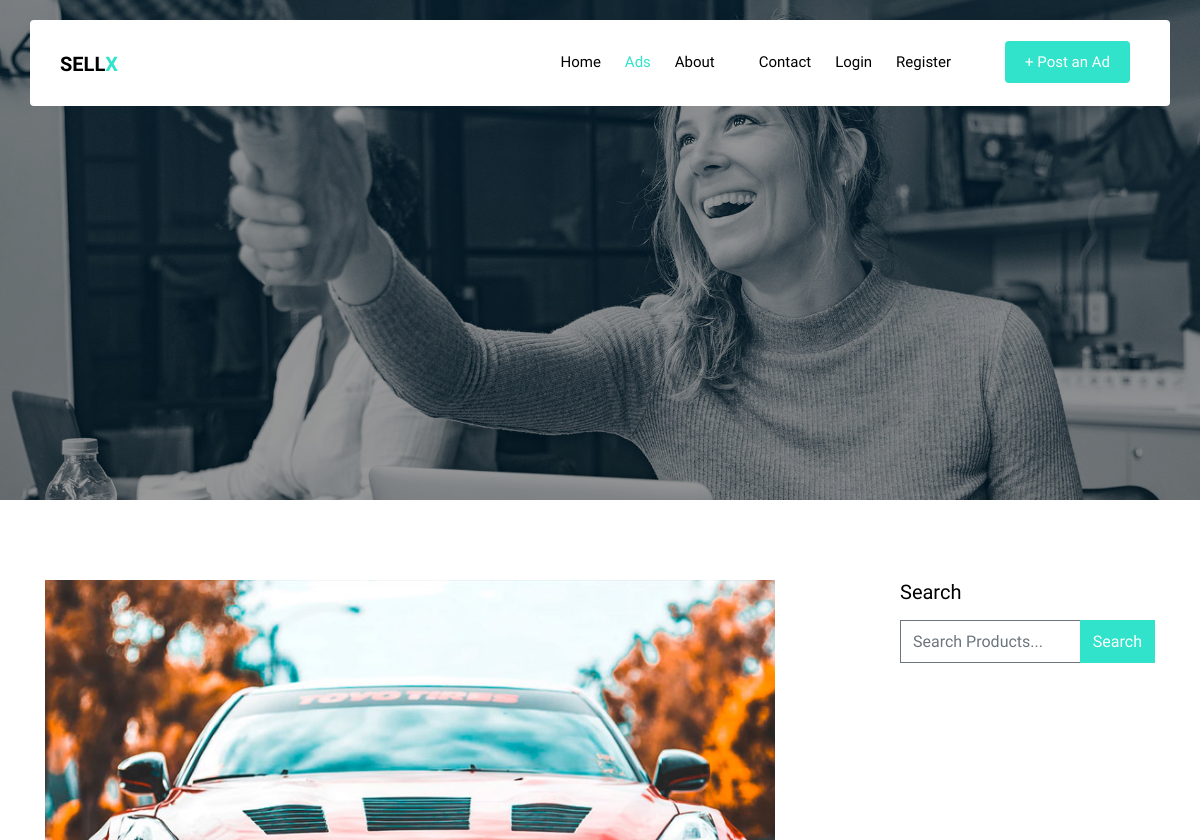
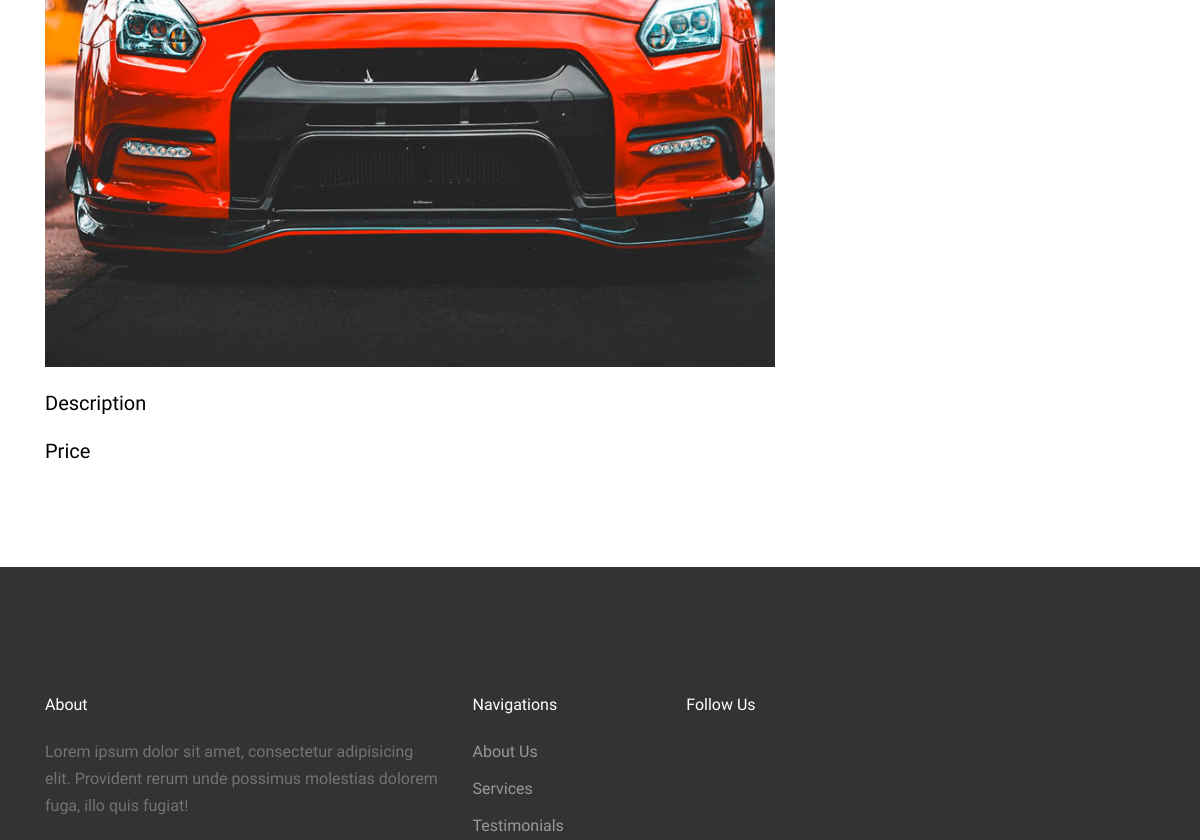
The app's page /singlelist/2 (upper part), older data (2 pictures, top to bottom).
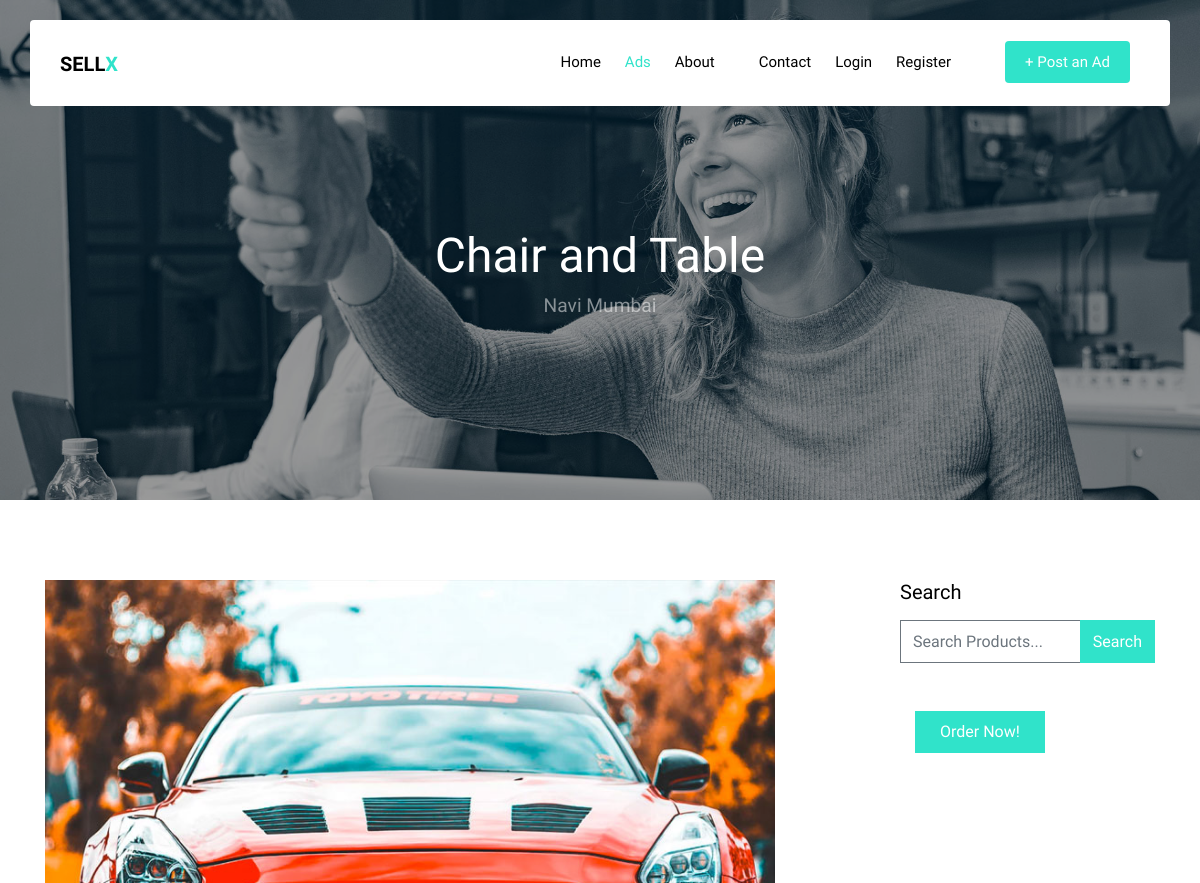
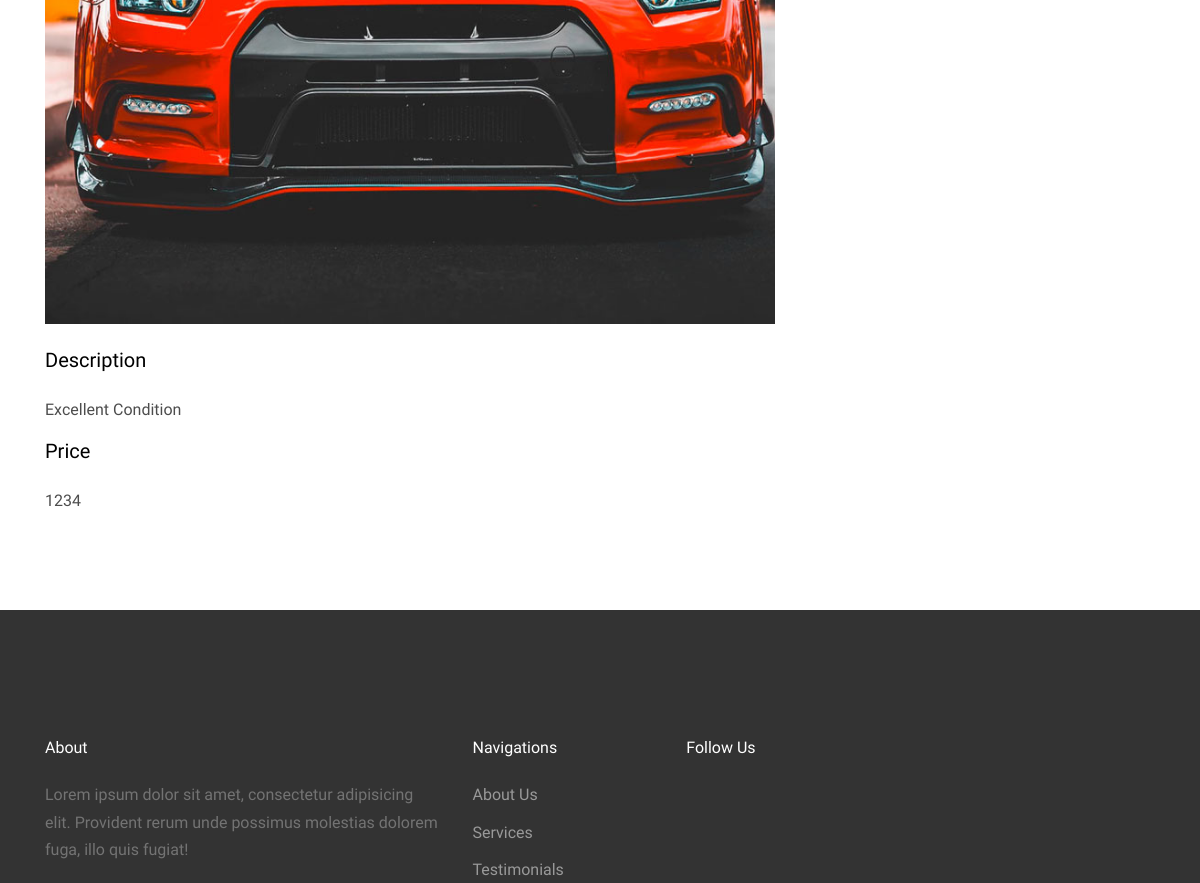
The same page, newer data (2 pictures, top to bottom).
### app.py (models this page shows, shortened)
class NewPost(UserMixin,db.Model):
    id = db.Column(db.Integer,primary_key = True)
    description = db.Column(db.String(1000))
    tag = db.Column(db.String(30))
    sub_tag = db.Column(db.String(40))
    price = db.Column(db.Integer)
    user_id = db.Column(db.Integer, db.ForeignKey('user.id'), nullable=False)
    img = db.Column(db.String(200), nullable = False)
    loc = db.Column(db.String(20))
    status = db.Column(db.String(15))

### app.py (the view, shortened to what this page needs)
@app.route("/singlelist/<postid>",methods = ['GET','POST'])
def singlelist(postid):
    form = SearchForm()
    qry = NewPost.query.filter(NewPost.id==postid)
    q = qry.first()
    eform = AlterForm()
    if form.validate_on_submit():
        data = form.search.data
        return redirect(url_for('listing', data=data))
    return render_template("listings-single.html",title="item",Post_data = q,form=form, eform=eform)

### app.py
class SearchForm(FlaskForm):
    search = StringField('search',validators=[InputRequired()])
    submit = SubmitField('Search')

class AlterForm(FlaskForm):
    description = StringField('Description')
    price = StringField('Price')
    submit = SubmitField('Save')

### templates/listings-single.html (shortened to what the changed rows need)
<!DOCTYPE html>
<html lang="en">
  <head>
      <link rel="stylesheet" href="{{ url_for('static', filename='fonts/icomoon/style.css') }}">
      <link rel="stylesheet" href="{{ url_for('static', filename='css/bootstrap.min.css') }}">
      <link rel="stylesheet" href="{{ url_for('static', filename='css/magnific-popup.css') }}">
      <link rel="stylesheet" href="{{ url_for('static', filename='css/jquery-ui.css') }}">
      <link rel="stylesheet" href="{{ url_for('static', filename='css/owl.carousel.min.css') }}">
      <link rel="stylesheet" href="{{ url_for('static', filename='css/owl.theme.default.min.css') }}">
      <link rel="stylesheet" href="{{ url_for('static', filename='css/bootstrap-datepicker.css') }}">
      <link rel="stylesheet" href="{{ url_for('static', filename='fonts/flaticon/font/flaticon.css') }}">
      <link rel="stylesheet" href="{{ url_for('static', filename='css/aos.css') }}">
      <link rel="stylesheet" href="{{ url_for('static', filename='css/rangeslider.css') }}">
      <link rel="stylesheet" href="{{ url_for('static', filename='css/style.css') }}">
      {% import "bootstrap/wtf.html" as wtf %}
  </head>
  <body>
  <div class="site-wrap">
    <header class="site-navbar container py-0 bg-white" role="banner">
          <div class="row align-items-center">
            <div class="col-6 col-xl-2">
              <h1 class="mb-0 site-logo"><a href="{{url_for('index')}}" class="text-black mb-0">SELL<span class="text-primary">X</span>  </a></h1>
            </div>
          </div>
      </header>
    <div class="site-blocks-cover inner-page-cover overlay" style="background-image: url(images/hero_1.jpg);" data-aos="fade" data-stellar-background-ratio="0.5">
      <div class="container">
        <div class="row align-items-center justify-content-center text-center">
          <div class="col-md-10" data-aos="fade-up" data-aos-delay="400">
            <div class="row justify-content-center mt-5">
              <div class="col-md-8 text-center">
                <h1>{{ Post_data.sub_tag }}</h1>
                <p class="mb-0">{{ Post_data.loc }}</p>
              </div>
            </div>
          </div>
        </div>
      </div>
    </div>
    <div class="site-section">
      <div class="container">
        <div class="row">
          <div class="col-lg-8">
            <div class="mb-4">
              <div><img src="images/img_1.jpg" alt="Image" class="img-fluid"></div>
            </div>
            <h4 class="h5 mb-4 text-black">Description</h4>
            <p>{{ Post_data.description }}</p>
            <h4 class="h5 mb-4 text-black">Price</h4>
            <p>{{ Post_data.price }}</p>
          </div>
          <div class="col-lg-3 ml-auto">
              {% if Post_data.status=='Available' %}
              <form action="{{ url_for('payment', pid = Post_data.id) }}" method="post" >
                <div class="form-group" action="{{ url_for('payment', pid = Post_data.id) }}">
                    <div class="col-md-12">
                        <input type="submit" value="Order Now!" class="btn btn-primary py-2 px-4 text-white">
                      </div>
                  </div>
                </div>
              {% endif %}
            </div>
          </div>
        </div>
      </div>
    </div>
    <footer class="site-footer">
      <div class="container">
        <div class="row">
          <div class="col-md-9">
            <div class="row">
              <div class="col-md-6">
                <h2 class="footer-heading mb-4">About</h2>
              </div>
              <div class="col-md-3">
                <h2 class="footer-heading mb-4">Navigations</h2>
              </div>
              <div class="col-md-3">
                <h2 class="footer-heading mb-4">Follow Us</h2>
              </div>
            </div>
          </div>
        </div>
      </div>
    </footer>
  </body>
</html>

Row changes from the older to the newer data that the page shows:
added NewPost: sub_tag "Chair and Table", loc "Navi Mumbai", description "Excellent Condition", price "1234"
Text that changed along with them:
form field value: (not shown) → "Order Now!"
